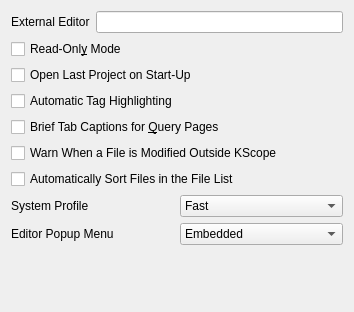
<?xml version="1.0" encoding="UTF-8"?>
<ui version="4.0" stdsetdef="1">
  <author></author>
  <comment></comment>
  <exportmacro></exportmacro>
  <class>PrefOptLayout</class>
  <widget class="QWidget" name="PrefOptLayout">
    <property name="geometry">
      <rect>
        <x>0</x>
        <y>0</y>
        <width>354</width>
        <height>312</height>
      </rect>
    </property>
    <property name="windowTitle">
      <string>Form4</string>
    </property>
    <property name="whatsThis" stdset="0">
      <string>Determines whether KScope should automatically load the last project when started.</string>
    </property>
    <layout class="QVBoxLayout">
      <item>
        <layout class="QHBoxLayout">
          <item>
            <widget class="QLabel" name="m_pExtEditorLabel">
              <property name="enabled">
                <bool>true</bool>
              </property>
              <property name="text">
                <string>External Editor</string>
              </property>
              <property name="wordWrap">
                <bool>false</bool>
              </property>
            </widget>
          </item>
          <item>
            <widget class="QLineEdit" name="m_pExtEditorEdit">
              <property name="enabled">
                <bool>true</bool>
              </property>
              <property name="sizePolicy">
                <sizepolicy>
                  <hsizetype>7</hsizetype>
                  <vsizetype>0</vsizetype>
                  <horstretch>1</horstretch>
                  <verstretch>0</verstretch>
                </sizepolicy>
              </property>
            </widget>
          </item>
        </layout>
      </item>
      <item>
        <widget class="QCheckBox" name="m_pReadOnlyCheck">
          <property name="text">
            <string>Read-Onl&amp;y Mode</string>
          </property>
          <property name="shortcut">
            <string>Alt+Y</string>
          </property>
          <property name="whatsThis" stdset="0">
            <string>Forces all editor windows to work in a read-only mode, so that the user cannot modify the displayed files.</string>
          </property>
        </widget>
      </item>
      <item>
        <widget class="QCheckBox" name="m_pLastProjCheck">
          <property name="text">
            <string>Open Last Project on Start-Up</string>
          </property>
        </widget>
      </item>
      <item>
        <widget class="QCheckBox" name="m_pTagHlCheck">
          <property name="text">
            <string>Automatic Tag Highlighting</string>
          </property>
          <property name="whatsThis" stdset="0">
            <string>Determines whether the tag list should highlight the relevant tag based on the cursor's position.</string>
          </property>
        </widget>
      </item>
      <item>
        <widget class="QCheckBox" name="m_pBriefQueryCaptCheck">
          <property name="text">
            <string>Brief Tab Captions for &amp;Query Pages</string>
          </property>
          <property name="whatsThis" stdset="0">
            <string>If set, the tab captions for query pages will be shortened, by using aliases for the query types.</string>
          </property>
        </widget>
      </item>
      <item>
        <widget class="QCheckBox" name="m_pWarnModifiedOnDiskCheck">
          <property name="text">
            <string>Warn When a File is Modified Outside KScope</string>
          </property>
          <property name="whatsThis" stdset="0">
            <string>If set, the user is prompted whenever the currently edited file is changed by an external programme.</string>
          </property>
        </widget>
      </item>
      <item>
        <widget class="QCheckBox" name="m_pAutoSortCheck">
          <property name="text">
            <string>Automatically Sort Files in the File List</string>
          </property>
          <property name="shortcut">
            <string/>
          </property>
          <property name="whatsThis" stdset="0">
            <string>Sorts files in the project's file list when a project is loaded. This may be too slow for large projects on older machines.</string>
          </property>
        </widget>
      </item>
      <item>
        <layout class="QHBoxLayout">
          <item>
            <widget class="QLabel" name="textLabel1">
              <property name="text">
                <string>System Profile</string>
              </property>
              <property name="wordWrap">
                <bool>false</bool>
              </property>
            </widget>
          </item>
          <item>
            <widget class="QComboBox" name="m_pSysProfileCB">
              <item>
                <property name="text">
                  <string>Fast</string>
                </property>
              </item>
              <item>
                <property name="text">
                  <string>Slow</string>
                </property>
              </item>
            </widget>
          </item>
        </layout>
      </item>
      <item>
        <layout class="QHBoxLayout">
          <item>
            <widget class="QLabel" name="textLabel2">
              <property name="text">
                <string>Editor Popup Menu</string>
              </property>
              <property name="wordWrap">
                <bool>false</bool>
              </property>
            </widget>
          </item>
          <item>
            <widget class="QComboBox" name="m_pEditorPopupCB">
              <item>
                <property name="text">
                  <string>Embedded</string>
                </property>
              </item>
              <item>
                <property name="text">
                  <string>KScope Only</string>
                </property>
              </item>
            </widget>
          </item>
        </layout>
      </item>
      <item>
        <spacer name="spacer11">
          <property name="sizeHint">
            <size>
              <width>21</width>
              <height>20</height>
            </size>
          </property>
          <property name="sizeType">
            <enum>QSizePolicy::Expanding</enum>
          </property>
          <property name="orientation">
            <enum>Qt::Vertical</enum>
          </property>
        </spacer>
      </item>
    </layout>
  </widget>
  <layoutdefault spacing="6" margin="11"/>
  <pixmapfunction>qPixmapFromMimeSource</pixmapfunction>
</ui>
